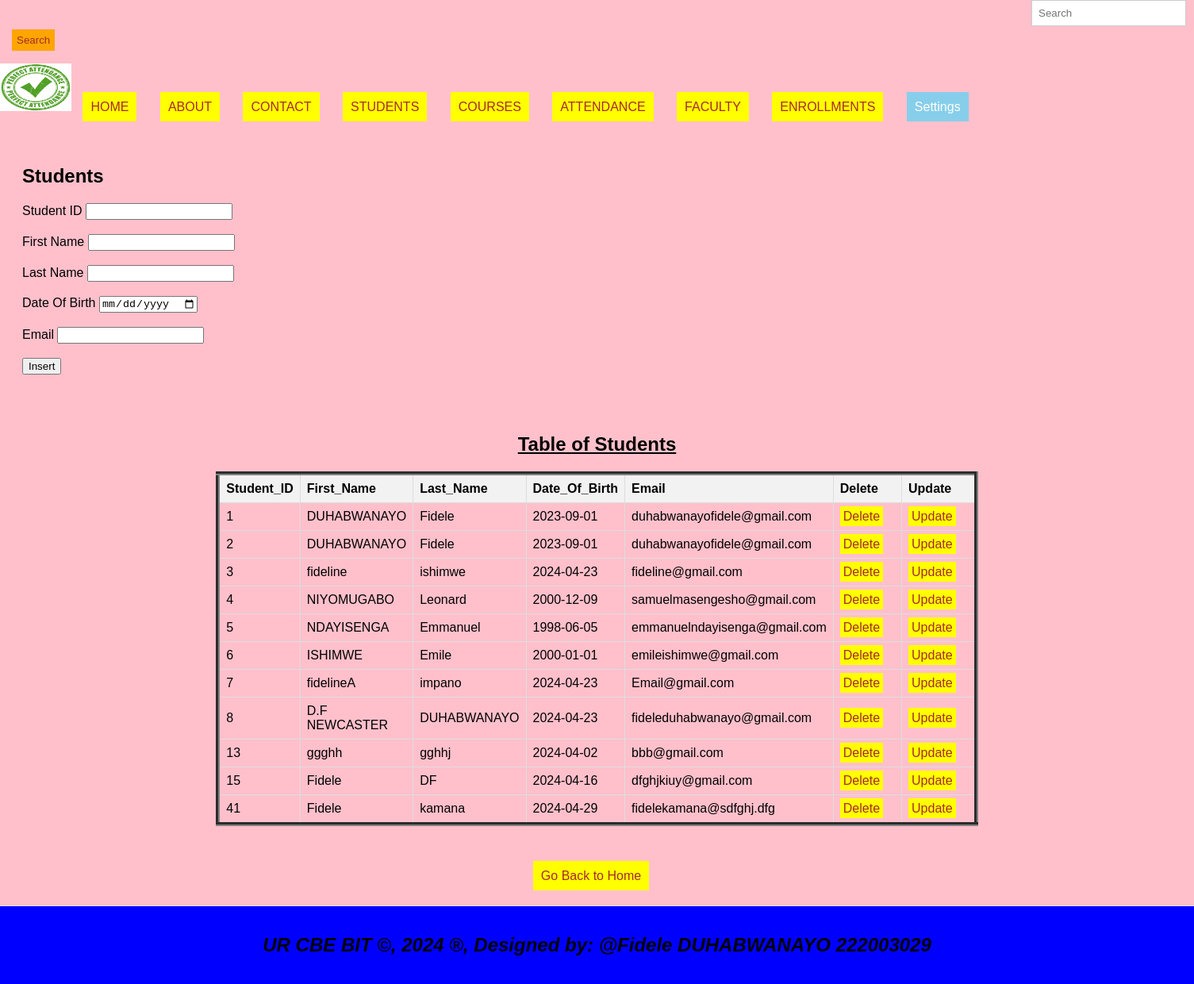
Page /Fidele_DUHABWANAYO_222003029_GrpA_CAT/Students.php on the committed database.
### tables this page shows
CREATE TABLE `students` (
  `Student_ID` int(11) NOT NULL,
  `First_Name` varchar(50) DEFAULT NULL,
  `Last_Name` varchar(50) DEFAULT NULL,
  `Date_Of_Birth` date DEFAULT NULL,
  `Email` varchar(100) DEFAULT NULL
);

### Fidele_DUHABWANAYO_222003029_GrpA_CAT/Students.php (the view, shortened to what this page needs)
<!DOCTYPE html>
<html lang="en">
<head>
  <link rel="stylesheet" type="text/css" href="style.css" title="style 1" media="screen, tv, projection, handheld, print"/>
</head>
<body style="background-color: pink;">
  <form class="d-flex" role="search" action="search.php">
      <input class="form-control me-2" type="search" placeholder="Search" aria-label="Search" name="query">
      <button class="btn btn-outline-success" type="submit">Search</button>
  </form>
  <ul style="list-style-type: none; padding: 0;">
    <li style="display: inline; margin-right: 10px;">
      <img src="./image/logo.JPG" width="90" height="60" alt="Logo">
    </li>
    <li style="display: inline; margin-right: 10px;"><a href="./home.html">HOME</a></li>
    <li style="display: inline; margin-right: 10px;"><a href="./about.html">ABOUT</a></li>
    <li style="display: inline; margin-right: 10px;"><a href="./contact.html">CONTACT</a></li>
    <li style="display: inline; margin-right: 10px;"><a href="./Students.php">STUDENTS</a></li>
    <li style="display: inline; margin-right: 10px;"><a href="./Courses.php">COURSES</a></li>
    <li style="display: inline; margin-right: 10px;"><a href="./Attendance.php">ATTENDANCE</a></li>
    <li style="display: inline; margin-right: 10px;"><a href="./Faculty.php">FACULTY</a></li>
    <li style="display: inline; margin-right: 10px;"><a href="./Enrollments.php">ENROLLMENTS</a></li>
    <li class="dropdown" style="display: inline; margin-right: 10px;">
      <a href="#" style="padding: 10px; color: white; background-color: skyblue; text-decoration: none; margin-right: 15px;">Settings</a>
    </li>
  </ul>
<section>
  <h1>Students</h1>
  <form method="post" onsubmit="return confirmInsert();">
    <label for="Student_ID">Student ID</label>
    <input type="number" id="Student_ID" name="Student_ID"><br><br>
    <label for="First_Name">First Name</label>
    <input type="text" id="First_Name" name="fname" required><br><br>
    <label for="Last_Name">Last Name</label>
    <input type="text" id="Last_Name" name="lname" required><br><br>
    <label for="Date_Of_Birth">Date Of Birth</label>
    <input type="date" id="Date_Of_Birth" name="dob" required><br><br>
    <label for="Email">Email</label>
    <input type="email" id="Email" name="email" required><br><br>
    <input type="submit" name="add" value="Insert"><br><br><br><br>
  </form>
<?php
$host = "localhost";
$user = "root";
$pass = "";
$database = "automated_students_attendance_system";
$connection = new mysqli($host, $user, $pass, $database);
$sql = "SELECT * FROM Students";
$result = $connection->query($sql);
?>
<!DOCTYPE html>
<html>
<head>
</head>
<body><center>
    <center><h1><u>Table of Students</u></h1></center>
    <table border="5">
        <tr>
            <th>Student_ID</th>
            <th>First_Name</th>
            <th>Last_Name</th>
            <th>Date_Of_Birth</th>
            <th>Email</th>
            <th>Delete</th>
            <th>Update</th>
        </tr>
        <?php
        if ($result === false) {
            echo "Error: " . $connection->error;
        } else {
            if ($result->num_rows > 0) {
                while ($row = $result->fetch_assoc()) {
                    $Student_ID = $row['Student_ID'];
                    echo "<tr>
                        <td>" . $row['Student_ID'] . "</td>
                        <td>" . $row['First_Name'] . "</td>
                        <td>" . $row['Last_Name'] . "</td>
                        <td>" . $row['Date_Of_Birth'] . "</td>
                        <td>" . $row['Email'] . "</td>
                        <td><a style='padding:4px' href='delete_Students.php?Student_ID=$Student_ID'>Delete</a></td>
                        <td><a style='padding:4px' href='update_Students.php?Student_ID=$Student_ID'>Update</a></td>
                    </tr>";
                }
            } else {
                echo "<tr><td colspan='6'>No data found</td></tr>";
            }
        }
        ?>
    </table><br><br><br>
    <a href="./home.html">Go Back to Home</a><br></center>
</body>
</section>
<footer>
  <center>
    <b><h2><marquee><i>UR CBE BIT &copy, 2024 &reg, Designed by: @Fidele DUHABWANAYO 222003029</i></marquee></h2></b>
  </center>
</footer>
</body>
</html>

### Fidele_DUHABWANAYO_222003029_GrpA_CAT/style.css (style rules this page uses)
body { font-family: Arial, sans-serif; margin: 0; padding: 0; }
.form-control { padding: 8px; margin-left: 4px; border: 1px solid #ccc; }
.btn { padding: 6px; background-color: orange; color: brown; border: none; }
.dropdown { position: relative; display: inline; margin-right: 10px; }
body { font-family: Arial,sans-serif; margin:0; padding:0; }
.dropdown { position: right; display:right; direction:rtl; }
section { padding:28px; border-bottom: 1px solid #ddd; }
footer { text-align: center; padding: 15px; background-color:blue; }

### Fidele_DUHABWANAYO_222003029_GrpA_CAT/Students.php (style rules this page uses)
a { padding: 10px; color: white; background-color: yellow; text-decoration: none; margin-right: 15px; }
a:link { color: brown; }
button.btn { margin-left: 15px; margin-top: 4px; }
input.form-control { margin-left: 1300px; padding: 8px; }
table { width: 50%; border-collapse: collapse; }
th, td { border: 1px solid #ddd; padding: 8px; text-align: left; }
th { background-color: #f2f2f2; }

### rows in the picture
students: Student_ID "1", First_Name "DUHABWANAYO", Last_Name "Fidele", Date_Of_Birth "2023-09-01", Email "duhabwanayofidele@gmail.com"
students: Student_ID "2", First_Name "DUHABWANAYO", Last_Name "Fidele", Date_Of_Birth "2023-09-01", Email "duhabwanayofidele@gmail.com"
students: Student_ID "3", First_Name "fideline", Last_Name "ishimwe", Date_Of_Birth "2024-04-23", Email "fideline@gmail.com"
students: Student_ID "4", First_Name "NIYOMUGABO", Last_Name "Leonard", Date_Of_Birth "2000-12-09", Email "samuelmasengesho@gmail.com"
students: Student_ID "5", First_Name "NDAYISENGA", Last_Name "Emmanuel", Date_Of_Birth "1998-06-05", Email "emmanuelndayisenga@gmail.com"
students: Student_ID "6", First_Name "ISHIMWE", Last_Name "Emile", Date_Of_Birth "2000-01-01", Email "emileishimwe@gmail.com"
students: Student_ID "7", First_Name "fidelineA", Last_Name "impano", Date_Of_Birth "2024-04-23", Email "Email@gmail.com"
students: Student_ID "8", First_Name "D.F NEWCASTER", Last_Name "DUHABWANAYO", Date_Of_Birth "2024-04-23", Email "fideleduhabwanayo@gmail.com"
students: Student_ID "13", First_Name "ggghh", Last_Name "gghhj", Date_Of_Birth "2024-04-02", Email "bbb@gmail.com"
students: Student_ID "15", First_Name "Fidele", Last_Name "DF", Date_Of_Birth "2024-04-16", Email "dfghjkiuy@gmail.com"
students: Student_ID "41", First_Name "Fidele", Last_Name "kamana", Date_Of_Birth "2024-04-29", Email "fidelekamana@sdfghj.dfg"
